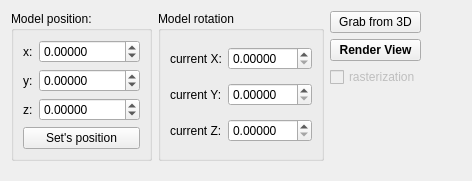
              <widget class="QWidget" name="tab_2">
               <attribute name="title">
                <string>Single render</string>
               </attribute>
               <layout class="QVBoxLayout" name="verticalLayout_54">
                <item>
                 <layout class="QHBoxLayout" name="horizontalLayout_85">
                  <item>
                   <widget class="QGroupBox" name="groupBox_8">
                    <property name="title">
                     <string>Model position:</string>
                    </property>
                    <layout class="QGridLayout" name="gridLayout_6">
                     <item row="0" column="0">
                      <layout class="QVBoxLayout" name="verticalLayout_8">
                       <item>
                        <layout class="QHBoxLayout" name="horizontalLayout_25">
                         <item>
                          <widget class="QLabel" name="label_22">
                           <property name="text">
                            <string>x:</string>
                           </property>
                          </widget>
                         </item>
                         <item>
                          <widget class="QDoubleSpinBox" name="sb_posx_2">
                           <property name="decimals">
                            <number>5</number>
                           </property>
                           <property name="minimum">
                            <double>-10000.000000000000000</double>
                           </property>
                           <property name="maximum">
                            <double>10000.000000000000000</double>
                           </property>
                          </widget>
                         </item>
                        </layout>
                       </item>
                       <item>
                        <layout class="QHBoxLayout" name="horizontalLayout_26">
                         <item>
                          <widget class="QLabel" name="label_23">
                           <property name="text">
                            <string>y:</string>
                           </property>
                          </widget>
                         </item>
                         <item>
                          <widget class="QDoubleSpinBox" name="sb_posy_2">
                           <property name="decimals">
                            <number>5</number>
                           </property>
                           <property name="minimum">
                            <double>-10000.000000000000000</double>
                           </property>
                           <property name="maximum">
                            <double>10000.000000000000000</double>
                           </property>
                          </widget>
                         </item>
                        </layout>
                       </item>
                       <item>
                        <layout class="QHBoxLayout" name="horizontalLayout_27">
                         <item>
                          <widget class="QLabel" name="label_24">
                           <property name="text">
                            <string>z:</string>
                           </property>
                          </widget>
                         </item>
                         <item>
                          <widget class="QDoubleSpinBox" name="sb_posz_2">
                           <property name="decimals">
                            <number>5</number>
                           </property>
                           <property name="minimum">
                            <double>-10000.000000000000000</double>
                           </property>
                           <property name="maximum">
                            <double>10000.000000000000000</double>
                           </property>
                          </widget>
                         </item>
                        </layout>
                       </item>
                      </layout>
                     </item>
                     <item row="1" column="0">
                      <widget class="QPushButton" name="pbSetPosition">
                       <property name="text">
                        <string>Set's position</string>
                       </property>
                      </widget>
                     </item>
                    </layout>
                   </widget>
                  </item>
                  <item>
                   <widget class="QGroupBox" name="groupBox_9">
                    <property name="title">
                     <string>Model rotation</string>
                    </property>
                    <layout class="QGridLayout" name="gridLayout_2">
                     <item row="0" column="0">
                      <widget class="QLabel" name="TextLabel1_2">
                       <property name="text">
                        <string>current X:</string>
                       </property>
                       <property name="wordWrap">
                        <bool>false</bool>
                       </property>
                      </widget>
                     </item>
                     <item row="0" column="1">
                      <widget class="QDoubleSpinBox" name="sb_curX">
                       <property name="decimals">
                        <number>5</number>
                       </property>
                       <property name="maximum">
                        <double>540.000000000000000</double>
                       </property>
                       <property name="singleStep">
                        <double>1.000000000000000</double>
                       </property>
                      </widget>
                     </item>
                     <item row="1" column="0">
                      <widget class="QLabel" name="TextLabel1_2_2">
                       <property name="text">
                        <string>current Y:</string>
                       </property>
                       <property name="wordWrap">
                        <bool>false</bool>
                       </property>
                      </widget>
                     </item>
                     <item row="1" column="1">
                      <widget class="QDoubleSpinBox" name="sb_curY">
                       <property name="decimals">
                        <number>5</number>
                       </property>
                       <property name="maximum">
                        <double>540.000000000000000</double>
                       </property>
                       <property name="singleStep">
                        <double>1.000000000000000</double>
                       </property>
                      </widget>
                     </item>
                     <item row="2" column="0">
                      <widget class="QLabel" name="TextLabel1_2_3">
                       <property name="text">
                        <string>current Z:</string>
                       </property>
                       <property name="wordWrap">
                        <bool>false</bool>
                       </property>
                      </widget>
                     </item>
                     <item row="2" column="1">
                      <widget class="QDoubleSpinBox" name="sb_curZ">
                       <property name="decimals">
                        <number>5</number>
                       </property>
                       <property name="maximum">
                        <double>540.000000000000000</double>
                       </property>
                       <property name="singleStep">
                        <double>1.000000000000000</double>
                       </property>
                      </widget>
                     </item>
                    </layout>
                   </widget>
                  </item>
                  <item>
                   <layout class="QVBoxLayout" name="verticalLayout_53">
                    <item>
                     <widget class="QPushButton" name="pb_grab3D">
                      <property name="text">
                       <string>Grab from 3D</string>
                      </property>
                     </widget>
                    </item>
                    <item>
                     <widget class="QPushButton" name="btnStart">
                      <property name="font">
                       <font>
                        <weight>75</weight>
                        <bold>true</bold>
                       </font>
                      </property>
                      <property name="text">
                       <string>Render View</string>
                      </property>
                     </widget>
                    </item>
                    <item>
                     <widget class="QCheckBox" name="cb_rasterization">
                      <property name="enabled">
                       <bool>false</bool>
                      </property>
                      <property name="text">
                       <string>rasterization</string>
                      </property>
                      <property name="checkable">
                       <bool>false</bool>
                      </property>
                      <property name="checked">
                       <bool>false</bool>
                      </property>
                     </widget>
                    </item>
                    <item>
                     <spacer name="verticalSpacer_24">
                      <property name="orientation">
                       <enum>Qt::Vertical</enum>
                      </property>
                      <property name="sizeHint" stdset="0">
                       <size>
                        <width>20</width>
                        <height>40</height>
                       </size>
                      </property>
                     </spacer>
                    </item>
                   </layout>
                  </item>
                  <item>
                   <spacer name="horizontalSpacer_19">
                    <property name="orientation">
                     <enum>Qt::Horizontal</enum>
                    </property>
                    <property name="sizeHint" stdset="0">
                     <size>
                      <width>40</width>
                      <height>20</height>
                     </size>
                    </property>
                   </spacer>
                  </item>
                 </layout>
                </item>
                <item>
                 <spacer name="verticalSpacer_23">
                  <property name="orientation">
                   <enum>Qt::Vertical</enum>
                  </property>
                  <property name="sizeHint" stdset="0">
                   <size>
                    <width>20</width>
                    <height>9</height>
                   </size>
                  </property>
                 </spacer>
                </item>
               </layout>
              </widget>
